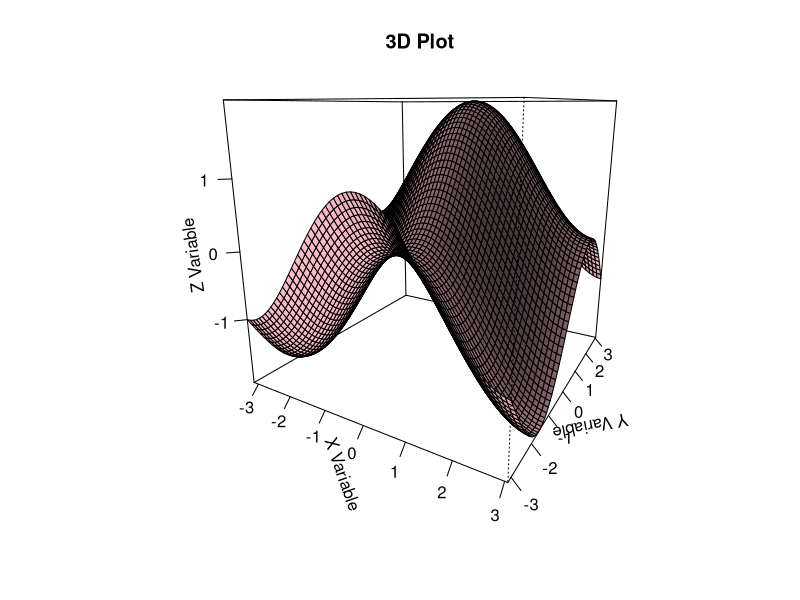

Write the R code that produced this figure.

u <- seq(from=-pi, to=pi, by=0.1)

x <- seq(from=-pi, to=pi, by=0.1)
y <- seq(from=-pi, to=pi, by=0.1)

# x_values <- function (u) {
#  cos(u)*(cos(u)+3)
# }
# y_values <- function (u) {
#  sin(u)*(cos(u)+3)
# }
z_values <- function (x, y) {
 sin(y) + cos(x)
}

#x = outer(u, x_values)
#y = outer(u, y_values)
z = outer(x, y, z_values)

#create 3D plot
persp(x, y, z, xlab='X Variable', ylab='Y Variable', zlab='Z Variable',
 main='3D Plot', col='pink', shade= .4 , theta = 30 , phi = 15 , ticktype='detailed') 

#install.packages('graphics')
#install.packages('gplot2')